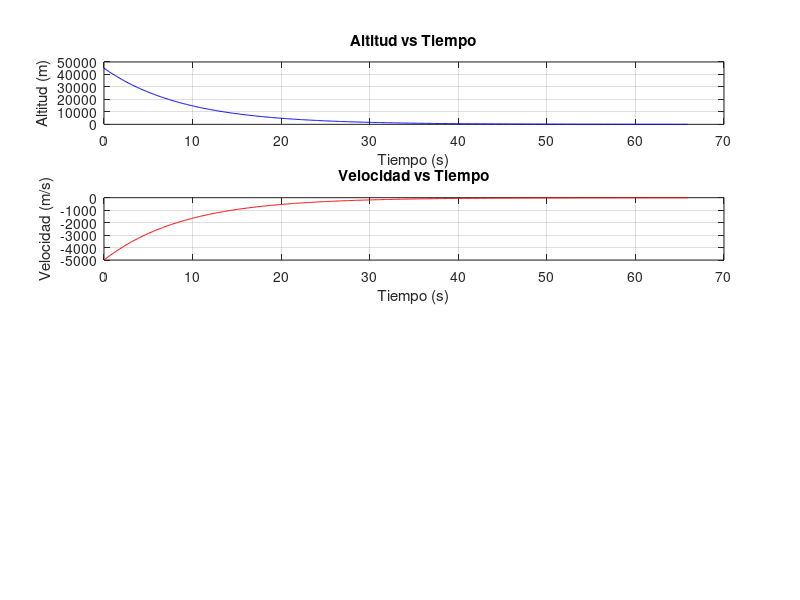

Write the MATLAB code that produced this figure. (Note: this script raises an error after producing the figure.)
% Primer Parcial 05-04-25

% Limpiamos el espacio de trabajo
clc
clear all
close all

% Definimos las variables
m                = 2700;   % masa en kg
velocidad_limite = 10;     % velocidad límite en m/s
delta_tiempo     = 0.1;    % en seg

% Condiciones iniciales
h_inicial = 45000;  % en m
v_inicial = -5000;  % en m/s (negativo porque y positivo es hacia arriba)

% Preasignación de memoria para las variables
% Estimamos el número máximo de iteraciones (conservador)
max_iter    = 100000;
h           = zeros(1, max_iter);
velocidad   = zeros(1, max_iter);
aceleracion = zeros(1, max_iter);
F           = zeros(1, max_iter);
tiempo      = zeros(1, max_iter);

% Inicialización de variables
h(1)         = h_inicial;
velocidad(1) = v_inicial;
tiempo(1)    = 0;
F(1)         = h(1)/45000*1.49171e6;     % fuerza en N
aceleracion(1) = F(1)/m;                 % aceleración en m/s²

% Sistema de referencias
%  ↑               
%  |                
%  |                 
%  | ↑ v_{i} + (positivo hacia arriba)
%  |
%  |-------
%  |  Luna |
%  |--------------------------→
%
% Ecuaciones del movimiento:
% \sum F_{e} = \frac{d(mv)}{dt} = m * a
% v_{f} = v_{i} + a * \Delta t
% \Delta e = v_{i} * \Delta t + \frac{1}{2} * a * \Delta t^{2}

% Simulación del descenso
i = 1;

while h(i) > 0 && i < max_iter
    % Actualizar posición usando la ecuación \Delta e = v_{i} * \Delta t + \frac{1}{2} * a * \Delta t^{2}
    h(i+1)         = h(i) + velocidad(i)*delta_tiempo + 0.5*aceleracion(i)*delta_tiempo^2;
    
    % Actualizar velocidad usando la ecuación v_{f} = v_{i} + a * \Delta t
    velocidad(i+1) = velocidad(i) + aceleracion(i)*delta_tiempo;
    
    % Calcular el empuje neto en función de la altura actual
    F(i+1)         = h(i+1)/45000*1.49171e6;
    
    % Calcular aceleración usando la ecuación \sum F_{e} = m * a
    aceleracion(i+1) = F(i+1)/m;
    
    % Actualizar tiempo
    tiempo(i+1)    = tiempo(i) + delta_tiempo;
    
    % Si la altura es negativa, ajustar a cero
    if h(i+1) < 0
        h(i+1) = 0;
        
        % Calcular el tiempo exacto en que h = 0 usando interpolación lineal
        fraccion_tiempo = h(i)/(h(i) - h(i+1));
        tiempo_ajustado = delta_tiempo * fraccion_tiempo;
        
        % Recalcular la velocidad final en el instante exacto del impacto
        velocidad_final = velocidad(i) + aceleracion(i)*tiempo_ajustado;
        
        % Actualizar valores finales
        velocidad(i+1)  = velocidad_final;
        tiempo(i+1)     = tiempo(i) + tiempo_ajustado;
        
        break;
    end
    
    % Incrementar contador
    i = i + 1;
end

% Recortar arrays al tamaño utilizado
num_pasos   = i+1;
h           = h(1:num_pasos);
velocidad   = velocidad(1:num_pasos);
aceleracion = aceleracion(1:num_pasos);
F           = F(1:num_pasos);
tiempo      = tiempo(1:num_pasos);

% Evaluación de las tres condiciones específicas
fprintf('La altura final es %f\n', h(end));

if h(end) == 0 && abs(velocidad(end)) > velocidad_limite
    condicion   = 1; % Aluniza y golpea muy fuerte
    mensaje     = ['CONDICIÓN 1: Alunizaje fallido. Velocidad de impacto: ', num2str(abs(velocidad(end))), ' m/s'];
    fprintf('La velocidad de alunizaje es %1.2f, superior a 10 m/s, por lo que el alunizaje es fallido\n', abs(velocidad(end)));
elseif h(end) == 0 && abs(velocidad(end)) <= velocidad_limite
    condicion   = 2; % Aluniza y pegue por debajo de la velocidad límite
    mensaje     = ['CONDICIÓN 2: Alunizaje exitoso. Velocidad de impacto: ', num2str(abs(velocidad(end))), ' m/s'];
    fprintf('La velocidad de alunizaje es %1.2f, menor o igual a 10 m/s, por lo que el alunizaje es exitoso\n', abs(velocidad(end)));
elseif h(end) > 0
    condicion   = 3; % No toque y no llegue
    mensaje     = 'CONDICIÓN 3: La nave no llegó a la superficie lunar.';
    fprintf('La nave no llega a tocar la superficie\n');
end

disp(mensaje);

% Gráficas
figure(1);
subplot(4,1,1);
plot(tiempo, h, 'b-');
title('Altitud vs Tiempo');
xlabel('Tiempo (s)');
ylabel('Altitud (m)');
grid on;

subplot(4,1,2);
plot(tiempo, velocidad, 'r-');
title('Velocidad vs Tiempo');
xlabel('Tiempo (s)');
ylabel('Velocidad (m/s)');
grid on;
yline(velocidad_limite, 'k--', 'Velocidad límite', 'LineWidth', 1.5);
yline(-velocidad_limite, 'k--', 'LineWidth', 1.5);

subplot(4,1,3);
plot(tiempo(1:end-1), aceleracion(1:end-1), 'g-');
title('Aceleración vs Tiempo');
xlabel('Tiempo (s)');
ylabel('Aceleración (m/s²)');
grid on;

subplot(4,1,4);
plot(tiempo(1:end-1), F(1:end-1), 'm-');
title('Empuje vs Tiempo');
xlabel('Tiempo (s)');
ylabel('Empuje (N)');
grid on;

% Mensaje de resultado en el título
sgtitle(['Simulación de alunizaje - ' mensaje], 'FontWeight', 'bold');

% Ajuste polinomial
figure(2);
plot(tiempo, h, 'b-');
title('Altitud vs Tiempo con ajuste polinomial');
xlabel('Tiempo (s)');
ylabel('Altitud (m)');
grid on;

% Se usa un polinomio de orden 6 para el ajuste
coef = polyfit(tiempo, h, 6);
t_denso = linspace(0, tiempo(end), 1000);
h_denso = polyval(coef, t_denso);

hold on;
plot(t_denso, h_denso, 'g-');
legend('Datos simulados', 'Ajuste polinomial');

% Análisis de error
% Si el radioaltímetro tiene un error relativo del 0.1%,
% calculamos cómo afecta a la velocidad final

% Preasignación para los casos con error
h_error_neg     = zeros(1, max_iter);
vel_error_neg   = zeros(1, max_iter);
F_error_neg     = zeros(1, max_iter);
a_error_neg     = zeros(1, max_iter);
tiempo_error    = zeros(1, max_iter);

% Simulación con error negativo (-0.1%)
h_error_neg(1)   = h_inicial;
vel_error_neg(1) = v_inicial;
tiempo_error(1)  = 0;
F_error_neg(1)   = h_error_neg(1) * 0.999 / 45000 * 1.49171e6;  % Fuerza con error -0.1%
a_error_neg(1)   = F_error_neg(1)/m;

i_neg = 1;

while h_error_neg(i_neg) > 0 && i_neg < max_iter
    % Actualizar posición con error
    h_error_neg(i_neg+1) = h_error_neg(i_neg) + vel_error_neg(i_neg)*delta_tiempo + 0.5*a_error_neg(i_neg)*delta_tiempo^2;
    
    % Actualizar velocidad con error
    vel_error_neg(i_neg+1) = vel_error_neg(i_neg) + a_error_neg(i_neg)*delta_tiempo;
    
    % Calcular la fuerza con error de -0.1% en la medición de altura
    F_error_neg(i_neg+1) = h_error_neg(i_neg+1) * 0.999 / 45000 * 1.49171e6;
    
    % Calcular aceleración con error
    a_error_neg(i_neg+1) = F_error_neg(i_neg+1)/m;
    
    % Actualizar tiempo
    tiempo_error(i_neg+1) = tiempo_error(i_neg) + delta_tiempo;
    
    % Si la altura es negativa, ajustar a cero
    if h_error_neg(i_neg+1) < 0
        h_error_neg(i_neg+1) = 0;
        
        % Calcular el tiempo exacto en que h = 0 usando interpolación lineal
        fraccion_tiempo = h_error_neg(i_neg)/(h_error_neg(i_neg) - h_error_neg(i_neg+1));
        tiempo_ajustado = delta_tiempo * fraccion_tiempo;
        
        % Recalcular la velocidad final en el instante exacto del impacto
        vel_final_neg = vel_error_neg(i_neg) + a_error_neg(i_neg)*tiempo_ajustado;
        
        % Actualizar valores finales
        vel_error_neg(i_neg+1) = vel_final_neg;
        tiempo_error(i_neg+1) = tiempo_error(i_neg) + tiempo_ajustado;
        
        break;
    end
    
    i_neg = i_neg + 1;
end

% Recortar arrays de la simulación con error
num_pasos_error = i_neg+1;
h_error_neg     = h_error_neg(1:num_pasos_error);
vel_error_neg   = vel_error_neg(1:num_pasos_error);
a_error_neg     = a_error_neg(1:num_pasos_error);
F_error_neg     = F_error_neg(1:num_pasos_error);
tiempo_error    = tiempo_error(1:num_pasos_error);

% Mostrar resultados con error
fprintf('La altura final con error en la medición de la altura es %f\n', h_error_neg(end));

if h_error_neg(end) == 0 && abs(vel_error_neg(end)) > velocidad_limite
    mensaje_error = ['Alunizaje fallido con error. Velocidad de impacto: ', num2str(abs(vel_error_neg(end))), ' m/s'];
    fprintf('La velocidad de alunizaje con error en la medicion de la altura es %1.2f, superior a 10 m/s, por lo que el alunizaje es fallido\n', abs(vel_error_neg(end)));
elseif h_error_neg(end) == 0 && abs(vel_error_neg(end)) <= velocidad_limite
    mensaje_error = ['Alunizaje exitoso con error. Velocidad de impacto: ', num2str(abs(vel_error_neg(end))), ' m/s'];
    fprintf('La velocidad de alunizaje con error en la medicion de la altura es %1.2f, menor o igual a 10 m/s, por lo que el alunizaje es exitoso\n', abs(vel_error_neg(end)));
else
    mensaje_error = 'La nave con error no llegó a la superficie lunar.';
    fprintf('La nave no llega a tocar la superficie\n');
end

% Calcular error absoluto en la velocidad de impacto
error_abs_vel = abs(vel_error_neg(end) - velocidad(end));
disp(['Error absoluto en la velocidad de impacto: ', num2str(error_abs_vel), ' m/s']);

% Diagrama de barras para comparar velocidades de impacto
figure(3);
bar([abs(velocidad(end)), abs(vel_error_neg(end))]);
xticklabels({'Velocidad nominal', 'Error -0.1%'});
title('Efecto del error del radioaltímetro en la velocidad de impacto');
ylabel('Velocidad de impacto (m/s)');
yline(velocidad_limite, 'r--', 'Velocidad límite', 'LineWidth', 1.5);
grid on;

% Comparación gráfica de los resultados
figure(4);
subplot(2,1,1);
plot(tiempo, h, 'b-', tiempo_error, h_error_neg, 'r--');
title('Comparación de altitud con y sin error');
xlabel('Tiempo (s)');
ylabel('Altitud (m)');
legend('Sin error', 'Con error -0.1%');
grid on;

subplot(2,1,2);
plot(tiempo, abs(velocidad), 'b-', tiempo_error, abs(vel_error_neg), 'r--');
title('Comparación de velocidad con y sin error');
xlabel('Tiempo (s)');
ylabel('Velocidad absoluta (m/s)');
legend('Sin error', 'Con error -0.1%');
grid on;
yline(velocidad_limite, 'k--', 'Velocidad límite', 'LineWidth', 1.5);
